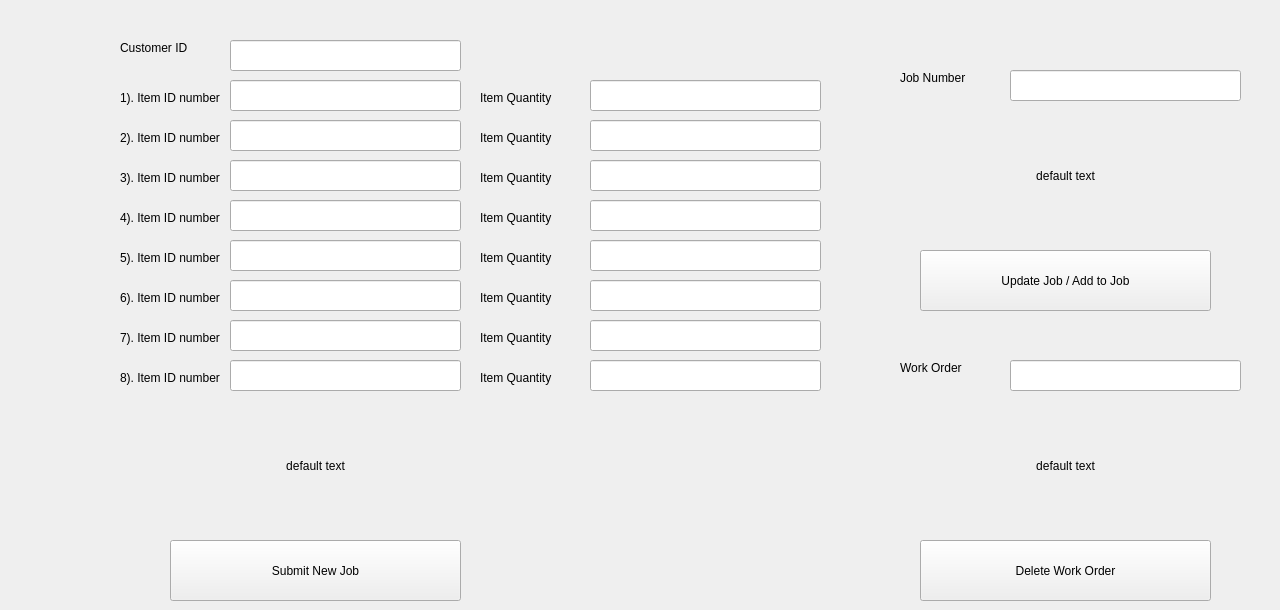
   <widget class="QWidget" name="AddJobs">
    <attribute name="title">
     <string>Add Jobs</string>
    </attribute>
    <widget class="QLabel" name="label_9">
     <property name="geometry">
      <rect>
       <x>120</x>
       <y>90</y>
       <width>101</width>
       <height>16</height>
      </rect>
     </property>
     <property name="text">
      <string>1). Item ID number</string>
     </property>
    </widget>
    <widget class="QLabel" name="ConfirmationOfNewJobTextBox">
     <property name="geometry">
      <rect>
       <x>110</x>
       <y>400</y>
       <width>411</width>
       <height>131</height>
      </rect>
     </property>
     <property name="text">
      <string>default text</string>
     </property>
     <property name="alignment">
      <set>Qt::AlignmentFlag::AlignCenter</set>
     </property>
    </widget>
    <widget class="QLineEdit" name="CustomerID">
     <property name="geometry">
      <rect>
       <x>230</x>
       <y>40</y>
       <width>231</width>
       <height>31</height>
      </rect>
     </property>
    </widget>
    <widget class="QPushButton" name="SubmitNewJob">
     <property name="geometry">
      <rect>
       <x>170</x>
       <y>540</y>
       <width>291</width>
       <height>61</height>
      </rect>
     </property>
     <property name="text">
      <string>Submit New Job</string>
     </property>
    </widget>
    <widget class="QLabel" name="label_11">
     <property name="geometry">
      <rect>
       <x>120</x>
       <y>40</y>
       <width>91</width>
       <height>16</height>
      </rect>
     </property>
     <property name="text">
      <string>Customer ID</string>
     </property>
    </widget>
    <widget class="QLineEdit" name="jobItem1">
     <property name="geometry">
      <rect>
       <x>230</x>
       <y>80</y>
       <width>231</width>
       <height>31</height>
      </rect>
     </property>
    </widget>
    <widget class="QLineEdit" name="jobItemQuantity1">
     <property name="geometry">
      <rect>
       <x>590</x>
       <y>80</y>
       <width>231</width>
       <height>31</height>
      </rect>
     </property>
     <property name="text">
      <string/>
     </property>
    </widget>
    <widget class="QLabel" name="label_10">
     <property name="geometry">
      <rect>
       <x>480</x>
       <y>90</y>
       <width>91</width>
       <height>16</height>
      </rect>
     </property>
     <property name="text">
      <string>Item Quantity</string>
     </property>
    </widget>
    <widget class="QLabel" name="label_12">
     <property name="geometry">
      <rect>
       <x>120</x>
       <y>130</y>
       <width>101</width>
       <height>16</height>
      </rect>
     </property>
     <property name="text">
      <string>2). Item ID number</string>
     </property>
    </widget>
    <widget class="QLineEdit" name="jobItem2">
     <property name="geometry">
      <rect>
       <x>230</x>
       <y>120</y>
       <width>231</width>
       <height>31</height>
      </rect>
     </property>
    </widget>
    <widget class="QLabel" name="label_13">
     <property name="geometry">
      <rect>
       <x>480</x>
       <y>130</y>
       <width>91</width>
       <height>16</height>
      </rect>
     </property>
     <property name="text">
      <string>Item Quantity</string>
     </property>
    </widget>
    <widget class="QLineEdit" name="jobItemQuantity2">
     <property name="geometry">
      <rect>
       <x>590</x>
       <y>120</y>
       <width>231</width>
       <height>31</height>
      </rect>
     </property>
     <property name="text">
      <string/>
     </property>
    </widget>
    <widget class="QLabel" name="label_14">
     <property name="geometry">
      <rect>
       <x>120</x>
       <y>170</y>
       <width>101</width>
       <height>16</height>
      </rect>
     </property>
     <property name="text">
      <string>3). Item ID number</string>
     </property>
    </widget>
    <widget class="QLineEdit" name="jobItem3">
     <property name="geometry">
      <rect>
       <x>230</x>
       <y>160</y>
       <width>231</width>
       <height>31</height>
      </rect>
     </property>
    </widget>
    <widget class="QLabel" name="label_15">
     <property name="geometry">
      <rect>
       <x>480</x>
       <y>170</y>
       <width>91</width>
       <height>16</height>
      </rect>
     </property>
     <property name="text">
      <string>Item Quantity</string>
     </property>
    </widget>
    <widget class="QLineEdit" name="jobItemQuantity3">
     <property name="geometry">
      <rect>
       <x>590</x>
       <y>160</y>
       <width>231</width>
       <height>31</height>
      </rect>
     </property>
     <property name="text">
      <string/>
     </property>
    </widget>
    <widget class="QLabel" name="label_16">
     <property name="geometry">
      <rect>
       <x>120</x>
       <y>210</y>
       <width>101</width>
       <height>16</height>
      </rect>
     </property>
     <property name="text">
      <string>4). Item ID number</string>
     </property>
    </widget>
    <widget class="QLineEdit" name="jobItem4">
     <property name="geometry">
      <rect>
       <x>230</x>
       <y>200</y>
       <width>231</width>
       <height>31</height>
      </rect>
     </property>
    </widget>
    <widget class="QLabel" name="label_17">
     <property name="geometry">
      <rect>
       <x>480</x>
       <y>210</y>
       <width>91</width>
       <height>16</height>
      </rect>
     </property>
     <property name="text">
      <string>Item Quantity</string>
     </property>
    </widget>
    <widget class="QLineEdit" name="jobItemQuantity4">
     <property name="geometry">
      <rect>
       <x>590</x>
       <y>200</y>
       <width>231</width>
       <height>31</height>
      </rect>
     </property>
     <property name="text">
      <string/>
     </property>
    </widget>
    <widget class="QLabel" name="label_18">
     <property name="geometry">
      <rect>
       <x>120</x>
       <y>250</y>
       <width>101</width>
       <height>16</height>
      </rect>
     </property>
     <property name="text">
      <string>5). Item ID number</string>
     </property>
    </widget>
    <widget class="QLineEdit" name="jobItem5">
     <property name="geometry">
      <rect>
       <x>230</x>
       <y>240</y>
       <width>231</width>
       <height>31</height>
      </rect>
     </property>
    </widget>
    <widget class="QLabel" name="label_19">
     <property name="geometry">
      <rect>
       <x>480</x>
       <y>250</y>
       <width>91</width>
       <height>16</height>
      </rect>
     </property>
     <property name="text">
      <string>Item Quantity</string>
     </property>
    </widget>
    <widget class="QLineEdit" name="jobItemQuantity5">
     <property name="geometry">
      <rect>
       <x>590</x>
       <y>240</y>
       <width>231</width>
       <height>31</height>
      </rect>
     </property>
     <property name="text">
      <string/>
     </property>
    </widget>
    <widget class="QLabel" name="label_20">
     <property name="geometry">
      <rect>
       <x>120</x>
       <y>290</y>
       <width>101</width>
       <height>16</height>
      </rect>
     </property>
     <property name="text">
      <string>6). Item ID number</string>
     </property>
    </widget>
    <widget class="QLineEdit" name="jobItem6">
     <property name="geometry">
      <rect>
       <x>230</x>
       <y>280</y>
       <width>231</width>
       <height>31</height>
      </rect>
     </property>
    </widget>
    <widget class="QLabel" name="label_21">
     <property name="geometry">
      <rect>
       <x>480</x>
       <y>290</y>
       <width>91</width>
       <height>16</height>
      </rect>
     </property>
     <property name="text">
      <string>Item Quantity</string>
     </property>
    </widget>
    <widget class="QLineEdit" name="jobItemQuantity6">
     <property name="geometry">
      <rect>
       <x>590</x>
       <y>280</y>
       <width>231</width>
       <height>31</height>
      </rect>
     </property>
     <property name="text">
      <string/>
     </property>
    </widget>
    <widget class="QLineEdit" name="jobItemQuantity7">
     <property name="geometry">
      <rect>
       <x>590</x>
       <y>320</y>
       <width>231</width>
       <height>31</height>
      </rect>
     </property>
     <property name="text">
      <string/>
     </property>
    </widget>
    <widget class="QLabel" name="label_22">
     <property name="geometry">
      <rect>
       <x>120</x>
       <y>330</y>
       <width>101</width>
       <height>16</height>
      </rect>
     </property>
     <property name="text">
      <string>7). Item ID number</string>
     </property>
    </widget>
    <widget class="QLineEdit" name="jobItem7">
     <property name="geometry">
      <rect>
       <x>230</x>
       <y>320</y>
       <width>231</width>
       <height>31</height>
      </rect>
     </property>
    </widget>
    <widget class="QLabel" name="label_23">
     <property name="geometry">
      <rect>
       <x>480</x>
       <y>330</y>
       <width>91</width>
       <height>16</height>
      </rect>
     </property>
     <property name="text">
      <string>Item Quantity</string>
     </property>
    </widget>
    <widget class="QLabel" name="label_24">
     <property name="geometry">
      <rect>
       <x>120</x>
       <y>370</y>
       <width>101</width>
       <height>16</height>
      </rect>
     </property>
     <property name="text">
      <string>8). Item ID number</string>
     </property>
    </widget>
    <widget class="QLineEdit" name="jobItem8">
     <property name="geometry">
      <rect>
       <x>230</x>
       <y>360</y>
       <width>231</width>
       <height>31</height>
      </rect>
     </property>
    </widget>
    <widget class="QLabel" name="label_25">
     <property name="geometry">
      <rect>
       <x>480</x>
       <y>370</y>
       <width>91</width>
       <height>16</height>
      </rect>
     </property>
     <property name="text">
      <string>Item Quantity</string>
     </property>
    </widget>
    <widget class="QLineEdit" name="jobItemQuantity8">
     <property name="geometry">
      <rect>
       <x>590</x>
       <y>360</y>
       <width>231</width>
       <height>31</height>
      </rect>
     </property>
     <property name="text">
      <string/>
     </property>
    </widget>
    <widget class="QLabel" name="label_46">
     <property name="geometry">
      <rect>
       <x>900</x>
       <y>70</y>
       <width>91</width>
       <height>16</height>
      </rect>
     </property>
     <property name="text">
      <string>Job Number</string>
     </property>
    </widget>
    <widget class="QLabel" name="ConfirmationOfUpdateJobTextBox">
     <property name="geometry">
      <rect>
       <x>860</x>
       <y>110</y>
       <width>411</width>
       <height>131</height>
      </rect>
     </property>
     <property name="text">
      <string>default text</string>
     </property>
     <property name="alignment">
      <set>Qt::AlignmentFlag::AlignCenter</set>
     </property>
    </widget>
    <widget class="QLineEdit" name="UpdateJobNumber">
     <property name="geometry">
      <rect>
       <x>1010</x>
       <y>70</y>
       <width>231</width>
       <height>31</height>
      </rect>
     </property>
    </widget>
    <widget class="QPushButton" name="SubmitUpdateJob">
     <property name="geometry">
      <rect>
       <x>920</x>
       <y>250</y>
       <width>291</width>
       <height>61</height>
      </rect>
     </property>
     <property name="text">
      <string>Update Job / Add to Job</string>
     </property>
    </widget>
    <widget class="QLabel" name="label_47">
     <property name="geometry">
      <rect>
       <x>900</x>
       <y>360</y>
       <width>91</width>
       <height>16</height>
      </rect>
     </property>
     <property name="text">
      <string>Work Order </string>
     </property>
    </widget>
    <widget class="QPushButton" name="SubmitDeleteWorkOrder">
     <property name="geometry">
      <rect>
       <x>920</x>
       <y>540</y>
       <width>291</width>
       <height>61</height>
      </rect>
     </property>
     <property name="text">
      <string>Delete Work Order</string>
     </property>
    </widget>
    <widget class="QLabel" name="ConfirmationOfDeleteWorkOrderTextBox">
     <property name="geometry">
      <rect>
       <x>860</x>
       <y>400</y>
       <width>411</width>
       <height>131</height>
      </rect>
     </property>
     <property name="text">
      <string>default text</string>
     </property>
     <property name="alignment">
      <set>Qt::AlignmentFlag::AlignCenter</set>
     </property>
    </widget>
    <widget class="QLineEdit" name="deleteWorkOrderNumber">
     <property name="geometry">
      <rect>
       <x>1010</x>
       <y>360</y>
       <width>231</width>
       <height>31</height>
      </rect>
     </property>
    </widget>
   </widget>
